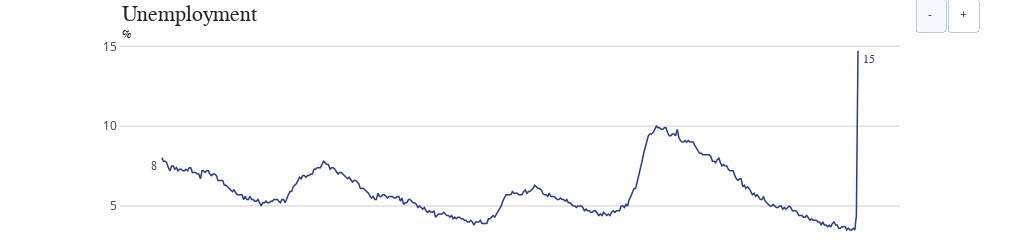

Notebook cell for this chart:
### Markdown cell above
# Unemployment

### Code cell
s = ['unemployment [UNRATE]']
dic = dict_from_FRED_description(s)
df = make_hrizontal_tbl(dic, start=start)
df = df[((df.index>='1984-01-01') & (df.index<='2020-04-01'))]
fig = plot_nice(title='Unemployment', dic=dic, df=df, 
          margin=dict(autoexpand=False,l=120,r=120,t=38,b=0), 
          show_series_label=False,height=170,
          recessions=True,
          y_units='%')

### Figure 1 — Plotly figure (JSON) as saved in the notebook; plotly's stock layout.template omitted (floating-point values rounded to 4 significant figures; data arrays with more than 128 entries replaced by an {"elided": "..."} marker saying what was removed)
{"data": [{"connectgaps": true, "line": {"color": "rgb(41, 58, 143)", "width": 1.5}, "mode": "lines", "name": "unemployment", "type": "scatter", "x": {"elided": "436 str values"}, "y": {"elided": "436 float values"}}, {"marker": {"color": "rgb(41, 58, 143)", "size": 1}, "mode": "markers", "type": "scatter", "x": ["1984-01-01T00:00:00", "2020-04-01T00:00:00"], "y": [8, 14.7]}], "layout": {"annotations": [{"font": {"family": "Arial", "size": 12}, "showarrow": false, "text": "8", "x": 0.05, "xanchor": "right", "xref": "paper", "y": 8, "yanchor": "top"}, {"font": {"family": "Arial", "size": 12}, "showarrow": false, "text": "15", "x": 0.95, "xanchor": "left", "xref": "paper", "y": 14.7, "yanchor": "top"}, {"font": {"color": "rgb(37,37,37)", "family": "Arial", "size": 22}, "showarrow": false, "text": "Unemployment", "x": 0, "xanchor": "left", "xref": "paper", "y": 1.05, "yanchor": "bottom", "yref": "paper"}, {"font": {"color": "rgb(150,150,150)", "family": "Arial", "size": 12}, "showarrow": false, "text": "Source: U.S. Census Bureau", "x": 0, "xanchor": "left", "xref": "paper", "y": -0.2, "yanchor": "top", "yref": "paper"}, {"font": {"color": "black", "family": "Arial", "size": 12}, "showarrow": false, "text": "%", "x": 0, "xref": "paper", "y": 1.06, "yref": "paper"}], "autosize": false, "height": 170, "margin": {"autoexpand": false, "b": 0, "l": 120, "r": 120, "t": 38}, "plot_bgcolor": "white", "showlegend": false, "updatemenus": [{"active": 0, "buttons": [{"args": ["shapes", []], "label": "-", "method": "relayout"}, {"args": ["shapes", [{"fillcolor": "lightgray", "layer": "below", "line": {"color": "white", "width": 0.1}, "line_width": 0, "type": "rect", "x0": "1990-07-01T00:00:00", "x1": "1991-01-01T00:00:00", "xref": "x", "y0": 0, "y1": 0.97, "yref": "paper"}, {"fillcolor": "lightgray", "layer": "below", "line": {"color": "white", "width": 0.1}, "line_width": 0, "type": "rect", "x0": "2001-01-01T00:00:00", "x1": "2001-10-01T00:00:00", "xref": "x", "y0": 0, "y1": 0.97, "yref": "paper"}, {"fillcolor": "lightgray", "layer": "below", "line": {"color": "white", "width": 0.1}, "line_width": 0, "type": "rect", "x0": "2007-10-01T00:00:00", "x1": "2009-04-01T00:00:00", "xref": "x", "y0": 0, "y1": 0.97, "yref": "paper"}]], "label": "+", "method": "relayout"}], "direction": "right", "type": "buttons", "x": 1.1, "y": 1.2}], "width": 1020, "xaxis": {"linecolor": "rgb(204, 204, 204)", "linewidth": 2, "showgrid": true, "showline": true, "showticklabels": true, "tickfont": {"color": "rgb(82, 82, 82)", "family": "Arial", "size": 12}, "ticks": "outside"}, "yaxis": {"gridcolor": "rgb(204, 204, 204)", "showgrid": true, "showline": true, "showticklabels": true, "zeroline": false}}}
